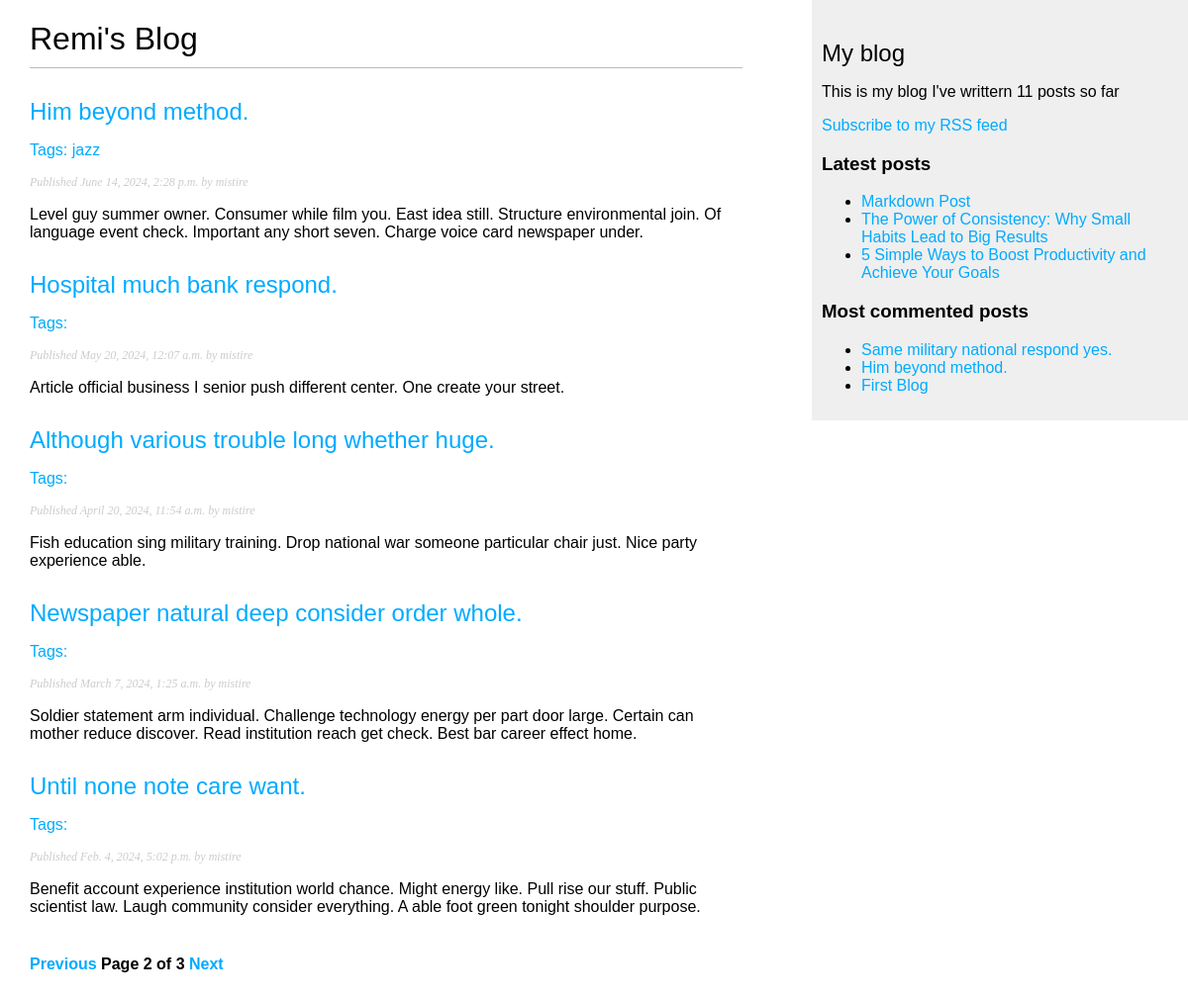
Screenshot of /blog/?page=2 with the database file from the repository.
### blog/models.py (models this page shows, shortened)
class Post(models.Model):
  class Status(models.TextChoices):
    DRAFT = 'DF', 'Draft'
    PUBLISHED = 'PB', 'Published'
  title = models.CharField(max_length=250)
  slug = models.SlugField(
    max_length=250,
    unique_for_date='publish'
    )
  author = models.ForeignKey(
    settings.AUTH_USER_MODEL,
    on_delete=models.CASCADE,
    related_name='blog_post'
  )
  body = models.TextField()
  publish = models.DateTimeField(default=timezone.now)
  created = models.DateTimeField(auto_now_add=True)
  updated = models.DateTimeField(auto_now=True)
  status = models.CharField(
    max_length=2,
    choices=Status,
    default=Status.DRAFT
  )
  objects = models.Manager()
  published = PublishedManger()
  tags = TaggableManager()
  class Meta:
    ordering = ['-publish']
    indexes = [
      models.Index(fields=['-publish'])
    ]
  def get_absolute_url(self):
    return reverse(
      'blog:post_detail',
      args=[
        self.publish.year,
        self.publish.month,
        self.publish.day,
        self.slug
        ])

### blog/views.py (the view)
# urls.py: path('', views.post_list, name='post_list'),
def post_list(request, tag_slug=None):
  post_list = Post.published.all()
  tag = None
  if tag_slug:
    tag = get_object_or_404(Tag, slug=tag_slug)
    post_list = post_list.filter(tags__in=[tag])
  paginator = Paginator(post_list, 5)
  page_number = request.GET.get('page', 1)
  posts = paginator.get_page(page_number)
  return render(
    request,
    'blog/post/list.html',
    {
      'posts': posts,
      'tag': tag
    }
  )

### blog/models.py (called while the page is built)
  def get_queryset(self):
    return (
      super().get_queryset().filter(status=Post.Status.PUBLISHED)
    )

### blog/templatetags/blog_tags.py (called while the page is built)
@register.simple_tag
def total_posts():
  return Post.published.count()

@register.inclusion_tag('blog/post/latest_posts.html')
def show_latest_posts(count=5):
  latest_posts = Post.published.order_by('-publish')[:count]
  return {'latest_posts': latest_posts}

@register.simple_tag
def get_most_commented_posts(count=3):
  return Post.published.annotate(total_comments=Count('comments')
  ).order_by('-total_comments')[:count]

@register.filter(name='markdown')
def markdown_format(text):
  return mark_safe(markdown.markdown(text))

### blog/templates/blog/post/list.html (shortened to what this page needs)
{% extends 'blog/base.html' %}
{% load blog_tags %}
{% block content %}
  <h1>Remi's Blog</h1>
  {% for post in posts %}
    <h2>
      <a href="{{ post.get_absolute_url }}">
        {{ post.title }}
      </a>
    </h2>
    <p class="tags">
      Tags:
      {% for tag in post.tags.all %}
        <a href="{% url "blog:post_list_by_tag" tag.slug %}">
          {{ tag.slug }}
        </a>{% if not forloop.last %}, {% endif %}
      {% endfor %}
    </p>
    <p class="date">
      Published {{ post.publish }} by {{ post.author }}
    </p>
    {{ post.body|markdown|truncatewords_html:30|linebreaks }}
  {% endfor %}
  {% include "pagination.html" with page=posts %}
{% endblock %}

### blog/templates/blog/base.html (shortened to what this page needs)
{% load blog_tags %}
{% load static %}
<!DOCTYPE html>
<html lang="en">
<head>
  <link rel="stylesheet" href="{% static "css/blog.css" %}">
</head>
<body>
  <div id="content">
    {% block content %}
    {% endblock %}
  </div>
  <div id="sidebar">
    <h2>My blog</h2>
    <p>This is my blog
      I've writtern {% total_posts %} posts so far
    </p>
    <p>
      <a href="{% url "blog:post_feed" %}">
        Subscribe to my RSS feed
      </a>
    </p>
    <h3>Latest posts</h3>
    {% show_latest_posts 3 %}
    <h3>Most commented posts</h3>
    {% get_most_commented_posts as most_commented_posts %}
    <ul>
      {% for post in most_commented_posts %}
        <li>
          <a href="{{ post.get_absolute_url }}">
            {{ post.title }}
          </a>
        </li>
      {% endfor %}
    </ul>
  </div>
</body>
</html>

### blog/templates/blog/post/latest_posts.html
<ul>
    {% for post in latest_posts %}
      <li>
        <a href="{{ post.get_absolute_url }}">{{ post.title }}</a>
      </li>
    {% endfor %}
</ul>

### blog/static/css/blog.css (style rules this page uses)
body { margin:0; padding:0; font-family:helvetica, sans-serif; }
a { color:#00abff; text-decoration:none; }
h1 { font-weight:normal; border-bottom:1px solid #bbb; padding:0 0 10px 0; }
h2 { font-weight:normal; margin:30px 0 0; }
#content { float:left; width:60%; padding:0 0 0 30px; }
#sidebar { float:right; width:30%; padding:10px; background:#efefef; height:100%; }
.tags { color:#00abff; text-decoration:none; }
p.date { color:#ccc; font-family: georgia, serif; font-size: 12px; font-style: italic; }

### rows the page displays
Post: title "Him beyond method.", publish "June 14, 2024, 2:28 p.m.", author "mistire", body "Level guy summer owner. Consumer while film you. East idea still. Structure environmental join. Of language event check. Important any short seven. Charge voice card newspaper under."
Tag: slug "jazz"
Post: title "Hospital much bank respond.", publish "May 20, 2024, 12:07 a.m.", author "mistire", body "Article official business I senior push different center. One create your street."
Post: title "Although various trouble long whether huge.", publish "April 20, 2024, 11:54 a.m.", author "mistire", body "Fish education sing military training. Drop national war someone particular chair just. Nice party experience able."
Post: title "Newspaper natural deep consider order whole.", publish "March 7, 2024, 1:25 a.m.", author "mistire", body "Soldier statement arm individual. Challenge technology energy per part door large. Certain can mother reduce discover. Read institution reach get check. Best bar career effect home."
Post: title "Until none note care want.", publish "Feb. 4, 2024, 5:02 p.m.", author "mistire", body "Benefit account experience institution world chance. Might energy like. Pull rise our stuff. Public scientist law. Laugh community consider everything. A able foot green tonight shoulder purpose."
Post: title "Markdown Post"
Post: title "The Power of Consistency: Why Small Habits Lead to Big Results"
Post: title "5 Simple Ways to Boost Productivity and Achieve Your Goals"
Post: title "Same military national respond yes."
Post: title "First Blog"

### other values shown
{{ page.number }} "2"
{{ page.paginator.num_pages }} "3"
